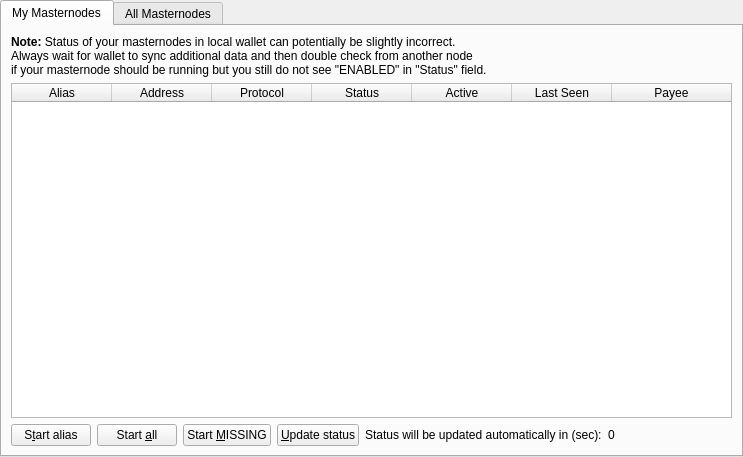
<?xml version="1.0" encoding="UTF-8"?>
<ui version="4.0">
 <class>MasternodeList</class>
 <widget class="QWidget" name="MasternodeList">
  <property name="geometry">
   <rect>
    <x>0</x>
    <y>0</y>
    <width>743</width>
    <height>457</height>
   </rect>
  </property>
  <property name="windowTitle">
   <string>Form</string>
  </property>
  <layout class="QVBoxLayout" name="topLayout">
   <property name="leftMargin">
    <number>0</number>
   </property>
   <property name="topMargin">
    <number>0</number>
   </property>
   <property name="rightMargin">
    <number>0</number>
   </property>
   <property name="bottomMargin">
    <number>0</number>
   </property>
   <item>
    <layout class="QVBoxLayout" name="verticalLayout">
     <property name="bottomMargin">
      <number>0</number>
     </property>
     <item>
      <widget class="QTabWidget" name="tabWidget">
       <property name="currentIndex">
        <number>0</number>
       </property>
       <widget class="QWidget" name="tabMyMasternodes">
        <attribute name="title">
         <string>My Masternodes</string>
        </attribute>
        <layout class="QGridLayout" name="gridLayout_2">
         <item row="0" column="0">
          <layout class="QVBoxLayout" name="verticalLayout_2">
           <property name="bottomMargin">
            <number>0</number>
           </property>
           <item>
            <layout class="QHBoxLayout" name="horizontalLayout_note">
             <property name="bottomMargin">
              <number>0</number>
             </property>
             <item>
              <widget class="QLabel" name="updateNote">
               <property name="styleSheet">
                <string notr="true"/>
               </property>
               <property name="text">
                <string>&lt;html&gt;&lt;head/&gt;&lt;body&gt;&lt;p&gt;&lt;span style=&quot; font-weight:600;&quot;&gt;Note:&lt;/span&gt; Status of your masternodes in local wallet can potentially be slightly incorrect.&lt;br/&gt;Always wait for wallet to sync additional data and then double check from another node&lt;br/&gt;if your masternode should be running but you still do not see &amp;quot;ENABLED&amp;quot; in &amp;quot;Status&amp;quot; field.&lt;/p&gt;&lt;/body&gt;&lt;/html&gt;</string>
               </property>
              </widget>
             </item>
            </layout>
           </item>
           <item>
            <widget class="QTableWidget" name="tableWidgetMyMasternodes">
             <property name="minimumSize">
              <size>
               <width>695</width>
               <height>0</height>
              </size>
             </property>
             <property name="editTriggers">
              <set>QAbstractItemView::NoEditTriggers</set>
             </property>
             <property name="alternatingRowColors">
              <bool>true</bool>
             </property>
             <property name="selectionMode">
              <enum>QAbstractItemView::SingleSelection</enum>
             </property>
             <property name="selectionBehavior">
              <enum>QAbstractItemView::SelectRows</enum>
             </property>
             <property name="sortingEnabled">
              <bool>true</bool>
             </property>
             <attribute name="horizontalHeaderStretchLastSection">
              <bool>true</bool>
             </attribute>
             <column>
              <property name="text">
               <string>Alias</string>
              </property>
             </column>
             <column>
              <property name="text">
               <string>Address</string>
              </property>
             </column>
             <column>
              <property name="text">
               <string>Protocol</string>
              </property>
             </column>
             <column>
              <property name="text">
               <string>Status</string>
              </property>
             </column>
             <column>
              <property name="text">
               <string>Active</string>
              </property>
             </column>
             <column>
              <property name="text">
               <string>Last Seen</string>
              </property>
             </column>
             <column>
              <property name="text">
               <string>Payee</string>
              </property>
             </column>
            </widget>
           </item>
           <item>
            <layout class="QHBoxLayout" name="horizontalLayout_5">
             <property name="bottomMargin">
              <number>0</number>
             </property>
             <item>
              <widget class="QPushButton" name="startButton">
               <property name="text">
                <string>S&amp;tart alias</string>
               </property>
              </widget>
             </item>
             <item>
              <widget class="QPushButton" name="startAllButton">
               <property name="text">
                <string>Start &amp;all</string>
               </property>
              </widget>
             </item>
             <item>
              <widget class="QPushButton" name="startMissingButton">
               <property name="text">
                <string>Start &amp;MISSING</string>
               </property>
              </widget>
             </item>
             <item>
              <widget class="QPushButton" name="UpdateButton">
               <property name="text">
                <string>&amp;Update status</string>
               </property>
              </widget>
             </item>
             <item>
              <widget class="QLabel" name="autoupdate_label">
               <property name="text">
                <string>Status will be updated automatically in (sec):</string>
               </property>
              </widget>
             </item>
             <item>
              <widget class="QLabel" name="secondsLabel">
               <property name="text">
                <string>0</string>
               </property>
              </widget>
             </item>
             <item>
              <spacer name="horizontalSpacer_5">
               <property name="orientation">
                <enum>Qt::Horizontal</enum>
               </property>
               <property name="sizeHint" stdset="0">
                <size>
                 <width>40</width>
                 <height>20</height>
                </size>
               </property>
              </spacer>
             </item>
            </layout>
           </item>
          </layout>
         </item>
        </layout>
       </widget>
       <widget class="QWidget" name="tabAllMasternodes">
        <attribute name="title">
         <string>All Masternodes</string>
        </attribute>
        <layout class="QGridLayout" name="gridLayout">
         <item row="0" column="0">
          <layout class="QHBoxLayout" name="horizontalLayout_3">
           <property name="bottomMargin">
            <number>0</number>
           </property>
           <item>
            <widget class="QLabel" name="label_filter">
             <property name="text">
              <string>Filter List:</string>
             </property>
            </widget>
           </item>
           <item>
            <widget class="QLineEdit" name="filterLineEdit">
             <property name="toolTip">
              <string>Filter masternode list</string>
             </property>
            </widget>
           </item>
           <item>
            <spacer name="horizontalSpacer_3">
             <property name="orientation">
              <enum>Qt::Horizontal</enum>
             </property>
             <property name="sizeHint" stdset="0">
              <size>
               <width>10</width>
               <height>20</height>
              </size>
             </property>
            </spacer>
           </item>
           <item>
            <widget class="QLabel" name="label_count">
             <property name="text">
              <string>Node Count:</string>
             </property>
            </widget>
           </item>
           <item>
            <widget class="QLabel" name="countLabel">
             <property name="text">
              <string>0</string>
             </property>
            </widget>
           </item>
          </layout>
         </item>
         <item row="1" column="0">
          <widget class="QTableWidget" name="tableWidgetMasternodes">
           <property name="editTriggers">
            <set>QAbstractItemView::NoEditTriggers</set>
           </property>
           <property name="alternatingRowColors">
            <bool>true</bool>
           </property>
           <property name="selectionBehavior">
            <enum>QAbstractItemView::SelectRows</enum>
           </property>
           <property name="sortingEnabled">
            <bool>true</bool>
           </property>
           <attribute name="horizontalHeaderStretchLastSection">
            <bool>true</bool>
           </attribute>
           <column>
            <property name="text">
             <string>Address</string>
            </property>
           </column>
           <column>
            <property name="text">
             <string>Protocol</string>
            </property>
           </column>
           <column>
            <property name="text">
             <string>Status</string>
            </property>
           </column>
           <column>
            <property name="text">
             <string>Active</string>
            </property>
           </column>
           <column>
            <property name="text">
             <string>Last Seen</string>
            </property>
           </column>
           <column>
            <property name="text">
             <string>Payee</string>
            </property>
           </column>
          </widget>
         </item>
        </layout>
       </widget>
      </widget>
     </item>
    </layout>
   </item>
  </layout>
 </widget>
 <resources/>
 <connections/>
</ui>
